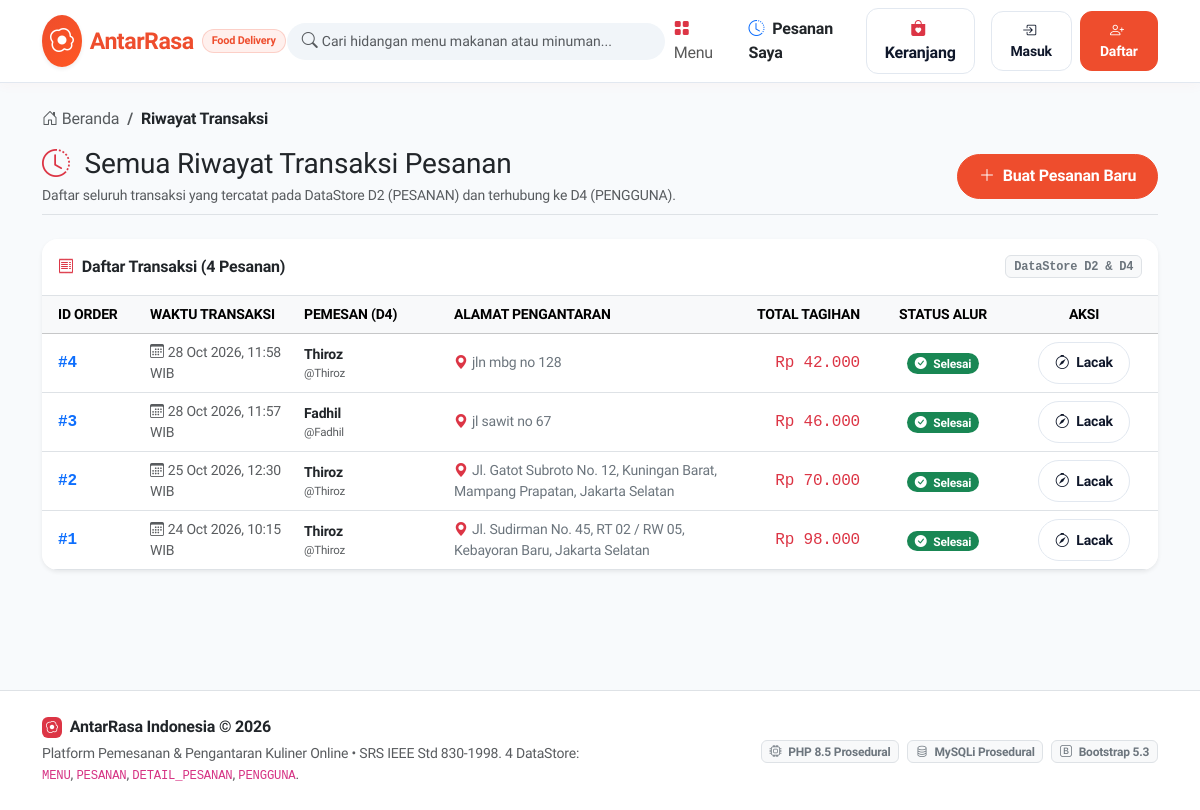
/riwayat.php, run on the app's committed database.
### tables this page shows
CREATE TABLE `pesanan` (
  `id_pesanan` int(11) NOT NULL AUTO_INCREMENT,
  `id_pengguna` int(11) DEFAULT NULL,
  `tanggal_pesanan` datetime NOT NULL DEFAULT current_timestamp(),
  `alamat_pengiriman` text NOT NULL,
  `total_harga` decimal(12,2) NOT NULL,
  `status_pesanan` varchar(30) NOT NULL DEFAULT 'Menunggu',
  PRIMARY KEY (`id_pesanan`),
  KEY `fk_pesanan_pengguna` (`id_pengguna`),
  CONSTRAINT `fk_pesanan_pengguna` FOREIGN KEY (`id_pengguna`) REFERENCES `pengguna` (`id_pengguna`) ON DELETE SET NULL ON UPDATE CASCADE
);

CREATE TABLE `pengguna` (
  `id_pengguna` int(11) NOT NULL AUTO_INCREMENT,
  `username` varchar(50) NOT NULL,
  `password` varchar(255) NOT NULL,
  `nama_lengkap` varchar(100) NOT NULL,
  `peran` varchar(20) NOT NULL DEFAULT 'customer',
  PRIMARY KEY (`id_pengguna`),
  UNIQUE KEY `username` (`username`),
  CONSTRAINT `chk_peran_pengguna` CHECK (`peran` in ('customer','merchant','driver','admin'))
);

### includes/functions_auth.php (called while the page is built, shortened)
<?php
function ambil_pengguna_login(): ?array
{
    return null;
}

### includes/functions_order.php (called while the page is built, shortened)
<?php
function ambil_semua_pesanan($conn, int $limit = 50, ?string $status_filter = null, ?int $id_pengguna = null): array
{
    $daftar = [];
    $sql = "SELECT p.id_pesanan, p.id_pengguna, p.tanggal_pesanan, p.alamat_pengiriman,
                   p.total_harga, p.status_pesanan,
                   u.nama_lengkap AS nama_pemesan, u.username AS username_pemesan
            FROM PESANAN p
            LEFT JOIN PENGGUNA u ON p.id_pengguna = u.id_pengguna";
    $params = [];
    $types = "";
    $sql .= " ORDER BY p.id_pesanan DESC LIMIT ?";
    $params[] = $limit;
    $types .= "i";
    $stmt = mysqli_prepare($conn, $sql);
    mysqli_stmt_bind_param($stmt, $types, ...$params);
    mysqli_stmt_execute($stmt);
    $hasil = mysqli_stmt_get_result($stmt);
    if ($hasil !== false) {
        $daftar = mysqli_fetch_all($hasil, MYSQLI_ASSOC);
    }
    return $daftar;
}
function e(mixed $nilai): string
{
    return htmlspecialchars((string) ($nilai ?? ''), ENT_QUOTES, 'UTF-8');
}
function format_rupiah(float $nominal): string
{
    return 'Rp ' . number_format($nominal, 0, ',', '.');
}
function dapatkan_info_status(string $status): array
{
    return match ($status) {
        'Menunggu' => [
            'class' => 'bg-warning text-dark',
            'badge' => 'warning',
            'label' => 'Menunggu Pembayaran',
            'icon'  => 'bi-hourglass-split',
            'step'  => 1
        ],
        'Diproses' => [
            'class' => 'bg-info text-dark',
            'badge' => 'info',
            'label' => 'Diproses Restoran',
            'icon'  => 'bi-fire',
            'step'  => 2
        ],
        'Dikirim' => [
            'class' => 'bg-primary text-white',
            'badge' => 'primary',
            'label' => 'Sedang Dikirim Driver',
            'icon'  => 'bi-bicycle',
            'step'  => 3
        ],
        'Selesai' => [
            'class' => 'bg-success text-white',
            'badge' => 'success',
            'label' => 'Pesanan Selesai',
            'icon'  => 'bi-check-circle-fill',
            'step'  => 4
        ],
        default => [
            'class' => 'bg-secondary text-white',
            'badge' => 'secondary',
            'label' => $status,
            'icon'  => 'bi-question-circle',
            'step'  => 0
        ]
    };
}

### riwayat.php (the view, shortened to what this page needs)
<?php
require_once __DIR__ . '/config/database.php';
require_once __DIR__ . '/includes/functions_auth.php';
require_once __DIR__ . '/includes/functions_order.php';
$pengguna = ambil_pengguna_login();
$peran = $pengguna['peran'] ?? null;
$id_user = $pengguna['id_pengguna'] ?? null;
$filter_id_pengguna = ($peran === 'customer') ? $id_user : null;
$daftar_pesanan = ambil_semua_pesanan($conn, 50, null, $filter_id_pengguna);
require_once __DIR__ . '/includes/header.php';
?>
<div class="mb-3">
    <nav aria-label="breadcrumb">
        <ol class="breadcrumb mb-0 small">
            <li class="breadcrumb-item"><a href="index.php" class="text-decoration-none text-muted"><i class="bi bi-house-door me-1"></i>Beranda</a></li>
            <li class="breadcrumb-item active fw-bold text-dark" aria-current="page"><?= ($peran === 'customer') ? 'Pesanan Saya' : 'Riwayat Transaksi' ?></li>
        </ol>
    </nav>
</div>
<div class="d-flex flex-wrap justify-content-between align-items-center mb-4 pb-2 border-bottom">
    <div>
        <h3 class="fw-extrabold mb-1 text-dark">
            <i class="bi bi-clock-history text-danger me-2"></i>
            <?= ($peran === 'customer') ? 'Daftar Riwayat Pesanan Saya' : 'Semua Riwayat Transaksi Pesanan' ?>
        </h3>
        <p class="text-muted small mb-0">
            <?= ($peran === 'customer')
                ? 'Pantau perkembangan dan status pesanan makanan yang pernah Anda buat.'
                : 'Daftar seluruh transaksi yang tercatat pada DataStore D2 (PESANAN) dan terhubung ke D4 (PENGGUNA).' ?>
        </p>
    </div>
    <a href="index.php" class="btn btn-primary-custom rounded-pill mt-2 mt-sm-0">
        <i class="bi bi-plus-lg me-1"></i> Buat Pesanan Baru
    </a>
</div>
<?php if (empty($daftar_pesanan)): ?>
    <div class="card shadow-sm border-0 rounded-4 text-center py-5 my-4 bg-white">
        <div class="card-body py-5">
            <div class="p-3 bg-light text-muted rounded-circle d-inline-flex mb-3">
                <i class="bi bi-journal-x fs-1"></i>
            </div>
            <h4 class="fw-extrabold text-dark">Belum Ada Transaksi Pemesanan</h4>
            <p class="text-muted mx-auto mb-4" style="max-width: 480px;">
                <?= ($peran === 'customer')
                    ? 'Anda belum pernah membuat pesanan di akun ini. Buka katalog menu dan nikmati aneka hidangan lezat!'
                    : 'Belum ada transaksi pemesanan yang tercatat di sistem.' ?>
            </p>
            <a href="index.php" class="btn btn-primary-custom px-4 py-2 rounded-pill shadow-sm">
                <i class="bi bi-grid-fill me-2"></i> Buka Katalog Menu
            </a>
        </div>
    </div>
<?php else: ?>
    <div class="card shadow-sm border-0 rounded-4 overflow-hidden mb-5 bg-white">
        <div class="card-header bg-white py-3 border-bottom d-flex justify-content-between align-items-center">
            <div class="fw-bold text-dark fs-6">
                <i class="bi bi-receipt text-danger me-2"></i>Daftar Transaksi (<?= count($daftar_pesanan) ?> Pesanan)
            </div>
            <span class="badge bg-light text-secondary border font-monospace">DataStore D2 &amp; D4</span>
        </div>
        <div class="table-responsive">
            <table class="table align-middle table-hover mb-0">
                <thead class="table-light small text-uppercase text-muted">
                    <tr>
                        <th class="ps-3" style="width: 100px;">ID Order</th>
                        <th style="min-width: 150px;">Waktu Transaksi</th>
                        <?php if ($peran !== 'customer'): ?>
                            <th style="min-width: 150px;">Pemesan (D4)</th>
                        <?php endif; ?>
                        <th style="min-width: 250px;">Alamat Pengantaran</th>
                        <th class="text-end" style="min-width: 130px;">Total Tagihan</th>
                        <th class="text-center" style="min-width: 150px;">Status Alur</th>
                        <th class="text-center pe-3" style="width: 140px;">Aksi</th>
                    </tr>
                </thead>
                <tbody>
                    <?php foreach ($daftar_pesanan as $order): ?>
                        <?php
                            $id = (int) $order['id_pesanan'];
                            $status = (string) $order['status_pesanan'];
                            $info_st = dapatkan_info_status($status);
                        ?>
                        <tr>
                            <td class="ps-3 fw-bold font-monospace text-primary">#<?= $id ?></td>
                            <td class="small text-muted">
                                <i class="bi bi-calendar3 me-1"></i><?= date('d M Y, H:i', strtotime((string) $order['tanggal_pesanan'])) ?> WIB
                            </td>
                            <?php if ($peran !== 'customer'): ?>
                                <td>
                                    <div class="fw-bold text-dark small">
                                        <?= e($order['nama_pemesan'] ?? 'Tamu (Guest)') ?>
                                    </div>
                                    <?php if (!empty($order['username_pemesan'])): ?>
                                        <div class="text-muted" style="font-size: 0.72rem;">@<?= e($order['username_pemesan']) ?></div>
                                    <?php endif; ?>
                                </td>
                            <?php endif; ?>
                            <td class="small text-secondary">
                                <i class="bi bi-geo-alt-fill text-danger me-1"></i><?= e(mb_strimwidth((string)$order['alamat_pengiriman'], 0, 75, '...')) ?>
                            </td>
                            <td class="text-end fw-extrabold font-monospace text-danger">
                                <?= format_rupiah((float) $order['total_harga']) ?>
                            </td>
                            <td class="text-center">
                                <span class="badge <?= $info_st['class'] ?> px-2 py-1 rounded-pill small">
                                    <i class="bi <?= $info_st['icon'] ?> me-1"></i> <?= e($status) ?>
                                </span>
                            </td>
                            <td class="text-center pe-3">
                                <?php if ($status === 'Menunggu'): ?>
                                    <a href="pembayaran.php?id=<?= $id ?>" class="btn btn-sm btn-warning rounded-pill px-3 fw-bold text-dark shadow-sm">
                                        <i class="bi bi-wallet2 me-1"></i> Bayar
                                    </a>
                                <?php else: ?>
                                    <a href="status.php?id=<?= $id ?>" class="btn btn-sm btn-outline-custom rounded-pill px-3">
                                        <i class="bi bi-compass me-1"></i> Lacak
                                    </a>
                                <?php endif; ?>
                            </td>
                        </tr>
                    <?php endforeach; ?>
                </tbody>
            </table>
        </div>
    </div>
<?php endif; ?>
<?php
require_once __DIR__ . '/includes/footer.php';
?>

### assets/css/style.css (style rules this page uses)
:root { --cf-primary: #ee4d2d; --cf-primary-dark: #d73211; --cf-primary-light: #fff0ed; --cf-secondary: #ff5722; --cf-green: #00aa13; --cf-green-light: #e8f9eb; --mb-primary: #4f46e5; --mb-primary-dark: #3730a3; --mb-primary-light: #eef2ff; --mb-accent: #0ea5e9; --mb-warning: #f59e0b; --dr-dark: #0f172a; --dr-surface: #1e293b; --dr-green: #10b981; --dr-green-glow: rgba(16, 185, 129, 0.35); --dr-accent: #38bdf8; --ad-sidebar: #0f172a; --ad-sidebar-hover: #1e293b; --ad-sidebar-active: #334155; --ad-primary: #6366f1; --ad-border: #e2e8f0; --bg-main: #f8fafc; --text-heading: #0f172a; --text-body: #334155; --text-muted: #64748b; --card-bg: #ffffff; --border-color: #e2e8f0; --shadow-sm: 0 1px 3px rgba(0, 0, 0, 0.05); --shadow-md: 0 4px 15px rgba(0, 0, 0, 0.06); --shadow-lg: 0 10px 25px rgba(0, 0, 0, 0.08); }
body { font-family: 'Plus Jakarta Sans', system-ui, -apple-system, BlinkMacSystemFont, 'Segoe UI', Roboto, Helvetica, Arial, sans-serif; background-color: var(--bg-main); color: var(--text-body); min-height: 100vh; display: flex; flex-direction: column; letter-spacing: -0.2px; }
.btn-primary-custom { background-color: var(--cf-primary); border-color: var(--cf-primary); color: #ffffff; font-weight: 600; border-radius: 12px; padding: 0.6rem 1.3rem; transition: all 0.2s ease; }
.btn-outline-custom { border: 1px solid var(--border-color); background: #ffffff; color: var(--text-heading); font-weight: 600; border-radius: 12px; padding: 0.6rem 1.3rem; transition: all 0.2s ease; }

### data on the page
pesanan: id_pesanan "4", tanggal_pesanan "28 Oct 2026, 11:58", id_pengguna.nama_lengkap "Thiroz", id_pengguna.username "Thiroz", alamat_pengiriman "jln mbg no 128", total_harga "Rp 42.000", status_pesanan "Selesai"
pesanan: id_pesanan "3", tanggal_pesanan "28 Oct 2026, 11:57", id_pengguna.nama_lengkap "Fadhil", id_pengguna.username "Fadhil", alamat_pengiriman "jl sawit no 67", total_harga "Rp 46.000", status_pesanan "Selesai"
pesanan: id_pesanan "2", tanggal_pesanan "25 Oct 2026, 12:30", id_pengguna.nama_lengkap "Thiroz", id_pengguna.username "Thiroz", alamat_pengiriman "Jl. Gatot Subroto No. 12, Kuningan Barat, Mampang Prapatan, Jakarta Selatan", total_harga "Rp 70.000", status_pesanan "Selesai"
pesanan: id_pesanan "1", tanggal_pesanan "24 Oct 2026, 10:15", id_pengguna.nama_lengkap "Thiroz", id_pengguna.username "Thiroz", alamat_pengiriman "Jl. Sudirman No. 45, RT 02 / RW 05, Kebayoran Baru, Jakarta Selatan", total_harga "Rp 98.000", status_pesanan "Selesai"

### other printed values
count($daftar_pesanan) "4"
